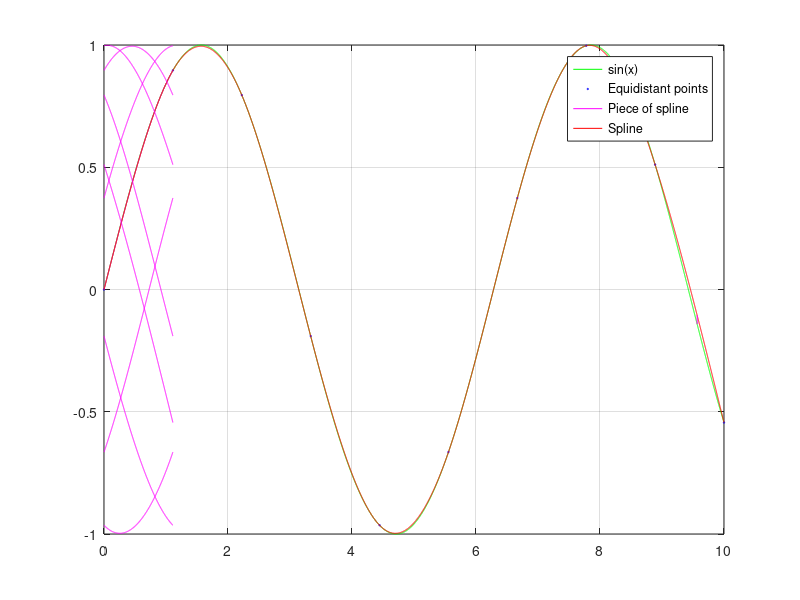

Write MATLAB code to recreate this figure.
function Lab2_1()
  left = 0;
  N = 10;
  right = 10;
  h = (right - left) / (N - 1);
  X = left : h : right;
  Y = sin(X);
  
  [a, b, c, d] = splain(X, Y, N - 1);
  
  if (h / 10 < 0.1)
    sh = h / 10;
  else
    sh = 0.001;
  endif

  x_t = left: sh: right;
  y_t = sin(x_t);
  
  plot(x_t, y_t, "-g");
  hold on;
  grid on;
  plot(X, Y, "ob", "markersize", 1);
  
  x_t = 0: sh : h;
  
  x_max = [left - 100, left - 100];
  y_max = [0, 1000];
  dev_max = -1;
  num = 0;
  for i = 1:(N - 1)
    if num == 0
      num = input("Enter: \n 0 - if one more step \n any other number - if you draw to the end\n");
    endif
    S_i = [a(i), b(i), c(i), d(i)];
    y_t = polyval(S_i, x_t);
    plot(x_t, y_t, "-m");
    plot(X(i) + x_t, y_t, "-r");
    for j= x_t
      dev = abs(polyval(S_i, j) - sin(X(i) + j));
      if (dev_max < dev)
        dev_max = dev;
        y_max = [polyval(S_i, j), sin(X(i) + j)];
        x_max = [X(i) + j, X(i) + j];
      endif
    endfor
  endfor
  
  plot(x_max, y_max, "-m");
  legend("sin(x)", "Equidistant points", "Piece of spline", "Spline");
  x_max
  dev_max
  pr = X(2) - X(1)
  hold off;
endfunction

function [a, b, c, d]=splain(X, Y, N)
  
  for i = 1:(N + 1)
    Delta(i) = Y(i);
  endfor
  
  for i = 1:N
    Delta_1(i) = Delta(i + 1) - Delta(i);
  endfor
  
  for i = 1:N - 1
    Delta_2(i, 1) = Delta_1(i + 1) - Delta_1(i);
  endfor
  
  for i = 1:N
    d(i) = Y(i);
  endfor
  matr = zeros(N - 2, N - 2);
  matr(1, 1) = 4;
  matr(1, 2) = 1;
  for i = 2:(N - 2)
    matr(i, 1 + (i - 2)) = 1;
    matr(i, 2 + (i - 2)) = 4;
    matr(i, 3 + (i - 2)) = 1;
  endfor
  matr(N - 1, N - 2) = 1;
  matr(N - 1, N - 1) = 4;
  
  h = X(2) - X(1);
  h_2 = h * h;
  Delta_2 = 3 / h_2 * Delta_2;
  b_temp = (matr) \ (Delta_2);
  
  for i = 1:(N - 1)
    b(i) = b_temp(i, 1);
  endfor
  
  b = conv(b, [0, 1]);
  b(1) = 0;
  b = conv(b, [1, 0]);
  b(N + 1) = 0;
  
  for k = 1:N
    a(k) = (b(k + 1) - b(k)) / (3 * h);
    c(k) = Delta_1(k) / h - h * (2 * b(k) + b(k + 1)) / 3;
  endfor
  
endfunction
